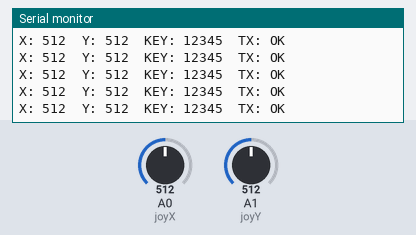
Bench run of a sketch on a simulated Arduino Uno, built with avr-gcc and run on an emulated ATmega328P. On the bench: the last lines printed to the serial monitor. Inputs (shaded band) come from the test bench; at power-on: A0 (joyX) = 512, A1 (joyY) = 512. No radio packets arrive unless stated.

Above: at 1.2 s.
1.3 s: A0 (joyX) set to 105
At 1.36 s:
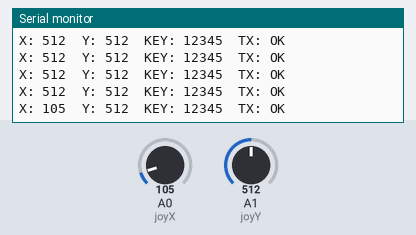
4.3 s: A0 (joyX) set to 93
At 4.3 s:
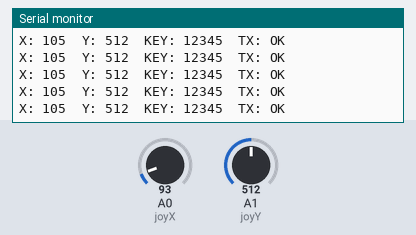
7.3 s: A0 (joyX) set to 982
At 7.34 s:
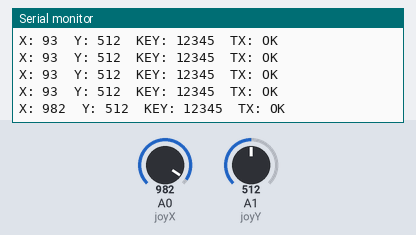
8.8 s: A0 (joyX) set to 1006
At 8.81 s:
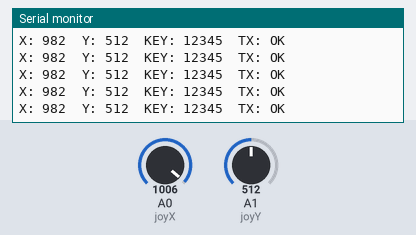
11.8 s: A1 (joyY) set to 110
At 11.8 s:
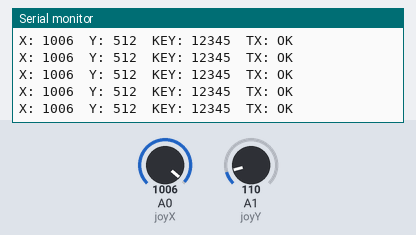
14.8 s: A1 (joyY) set to 88
At 14.8 s:
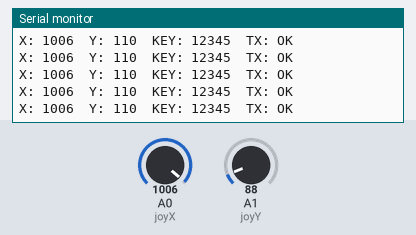
Timing chart, 0 to 17.8 s (numbered marks = the images above; inputs shaded):
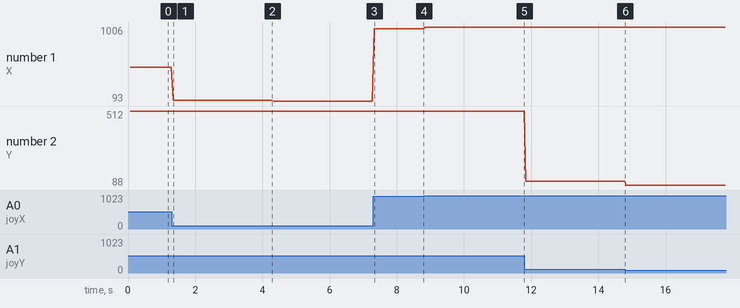

The sketch:

transmitter.ino
```cpp
#include <SPI.h>
#include <nRF24L01.h>
#include <RF24.h>

RF24 radio(7, 8);
const byte address[6] = "00001";

#define PASSWORD 12345

struct Data {
  int x;
  int y;
  int key;
};

Data data;

int joyX = A0;
int joyY = A1;

void setup() {
  Serial.begin(9600);

  Serial.println("Controller Starting...");

  if (!radio.begin()) {
    Serial.println("NRF NOT DETECTED!");
    while (1);
  }

  Serial.println("NRF Initialized");

  radio.setPALevel(RF24_PA_LOW);
  radio.setDataRate(RF24_250KBPS);
  radio.setRetries(3, 5);

  radio.openWritingPipe(address);
  radio.stopListening();

  Serial.println("Transmitter Ready");
}

void loop() {

  // Read joystick values
  data.x = analogRead(joyX);
  data.y = analogRead(joyY);

  // Send password/key expected by receiver
  data.key = PASSWORD;

  // Send data
  bool success = radio.write(&data, sizeof(data));

  // Serial monitoring
  Serial.print("X: ");
  Serial.print(data.x);

  Serial.print("  Y: ");
  Serial.print(data.y);

  Serial.print("  KEY: ");
  Serial.print(data.key);

  Serial.print("  TX: ");
  Serial.println(success ? "OK" : "FAIL");

  delay(50);
}
```

Measured:
- after the input at 1.3 s, the serial monitor: prints a new line at once (image 1)
- after the input at 7.3 s, the serial monitor: prints a new line at once (image 3)
- plotted number 1: 512 → 105 after the input at 1.3 s, 105 → 93 after the input at 4.3 s, 93 → 982 after the input at 7.3 s, 982 → 1006 after the input at 8.8 s
- plotted number 2: 512 → 110 after the input at 11.8 s, 110 → 88 after the input at 14.8 s
